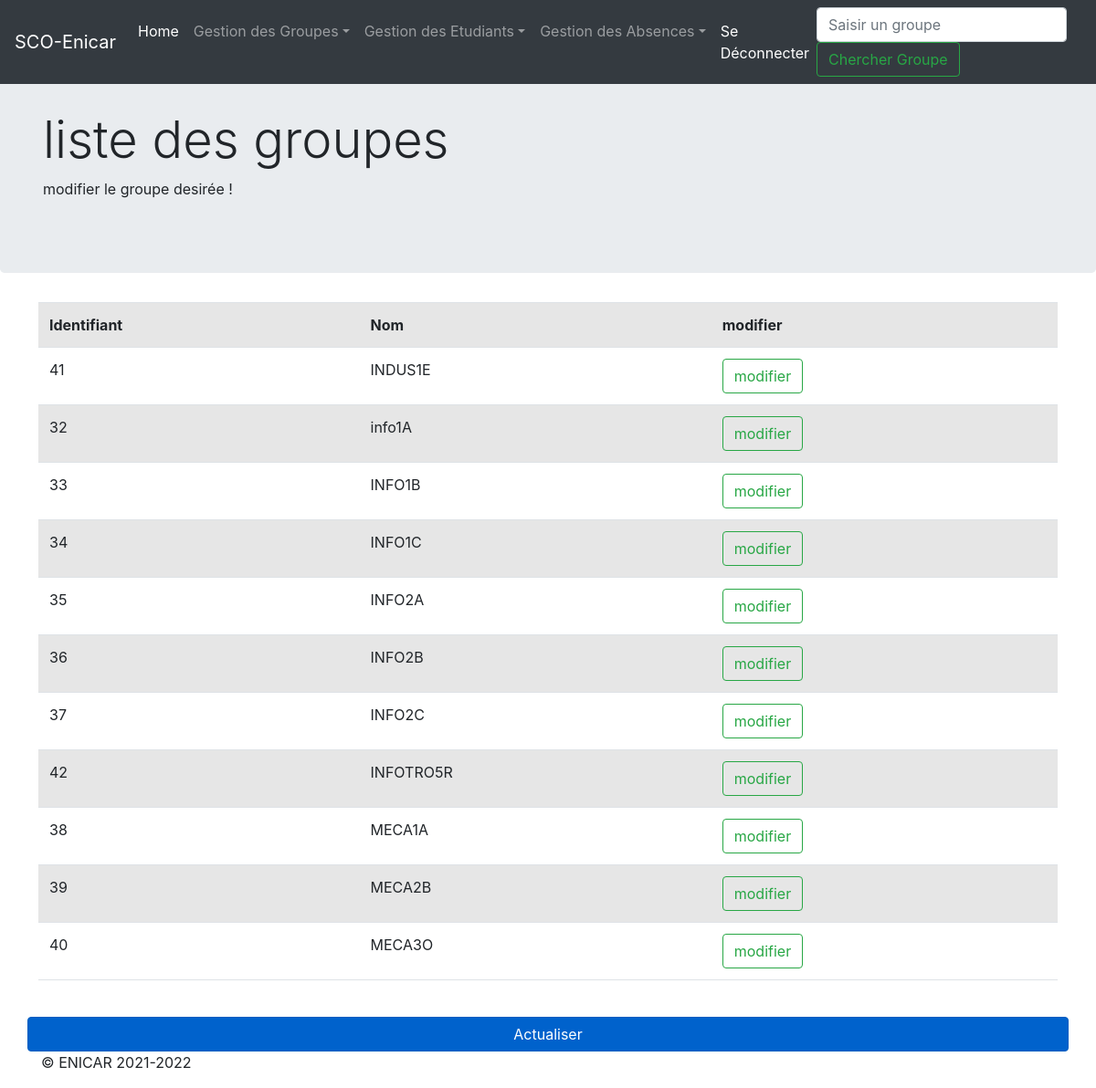
The page /modifierGroupe.php (signed in) on the database its author committed.
### tables this page shows
CREATE TABLE `groupe` (
  `idgrp` int(11) NOT NULL,
  `nomgrp` varchar(40) NOT NULL
);

### modifierGroupe.php (the view, shortened to what this page needs)
<?php
require_once("connexion.php");
?>
<!DOCTYPE html>
<html lang="en">
<head>
  <link href="https://cdn.jsdelivr.net/npm/bootstrap@5.1.3/dist/css/bootstrap.min.css" rel="stylesheet">
  <link href="./assets/dist/css/bootstrap.min.css" rel="stylesheet">
  <link href="./assets/jumbotron.css" rel="stylesheet">
</head>
<body>
  <nav class="navbar navbar-expand-md navbar-dark fixed-top bg-dark">
    <a class="navbar-brand" href="index.php">SCO-Enicar</a>
    <div class="collapse navbar-collapse" id="navbarsExampleDefault">
      <ul class="navbar-nav mr-auto">
        <li class="nav-item active">
          <a class="nav-link" href="index.php">Home <span class="sr-only">(current)</span></a>
        </li>
        <li class="nav-item dropdown">
          <a class="nav-link dropdown-toggle" href="index.php" id="dropdown01" data-toggle="dropdown" aria-expanded="false">Gestion des Groupes</a>
        </li>
        <li class="nav-item dropdown">
          <a class="nav-link dropdown-toggle" href="#" id="dropdown01" data-toggle="dropdown" aria-expanded="false">Gestion des Etudiants</a>
        </li>
        <li class="nav-item dropdown">
          <a class="nav-link dropdown-toggle" href="#" id="dropdown01" data-toggle="dropdown" aria-expanded="false">Gestion des Absences</a>
        </li>
        <li class="nav-item active">
          <a class="nav-link" href="deconnexion.php">Se Déconnecter <span class="sr-only">(current)</span></a>
        </li>
      </ul>
      <form class="form-inline my-2 my-lg-0">
        <input class="form-control mr-sm-2" type="text" placeholder="Saisir un groupe" aria-label="Chercher un groupe">
        <button class="btn btn-outline-success my-2 my-sm-0" type="submit">Chercher Groupe</button>
      </form>
    </div>
  </nav>
  <main role="main">
    <div class="jumbotron">
      <div class="container">
        <h1 class="display-4">liste des groupes </h1>
        <p>modifier le groupe desirée !</p>
      </div>
    </div>
    <div class="container">
      <div class="row">
        <div class="table-responsive">
          <table class="table table-striped table-hover">
            <tr>
              <th>
                Identifiant
              </th>
              <th>
                Nom
              </th>
              <th>
                modifier
              </th>
            </tr>
            <?php
            $sql = "SELECT * from groupe";
            $stmt = $pdo->prepare($sql);
            $stmt->execute();
            while ($var = $stmt->fetch(PDO::FETCH_ASSOC)) {
              $nom = $var['nomgrp'];
              $identif = $var['idgrp'];
            ?>
              <tr>
                <td>
                  <?php echo $identif ?>
                </td>
                <td>
                  <?php echo $nom ?>
                </td>
                <td>
                  <form action="modifierGroupe.php" method="POST">
                    <button type="button" class="btn btn-outline-success my-2 my-sm-0" onload="refresh()" data-bs-toggle="modal" data-bs-target="#exampleModal1">
                      modifier
                    </button>
                  </form>
                </td>
              </tr>
            <?php
            }
            ?>
          </table>
          <br>
        </div>
        <a href="modifierGroupe.php" class="btn btn-primary btn-block active">Actualiser </a>
      </div>
    </div>
  </main>
  <footer class="container">
    <p>&copy; ENICAR 2021-2022</p>
  </footer>
</body>
</html>

### rows shown on the page
groupe: idgrp "41", nomgrp "INDUS1E"
groupe: idgrp "32", nomgrp "info1A"
groupe: idgrp "33", nomgrp "INFO1B"
groupe: idgrp "34", nomgrp "INFO1C"
groupe: idgrp "35", nomgrp "INFO2A"
groupe: idgrp "36", nomgrp "INFO2B"
groupe: idgrp "37", nomgrp "INFO2C"
groupe: idgrp "42", nomgrp "INFOTRO5R"
groupe: idgrp "38", nomgrp "MECA1A"
groupe: idgrp "39", nomgrp "MECA2B"
groupe: idgrp "40", nomgrp "MECA3O"
